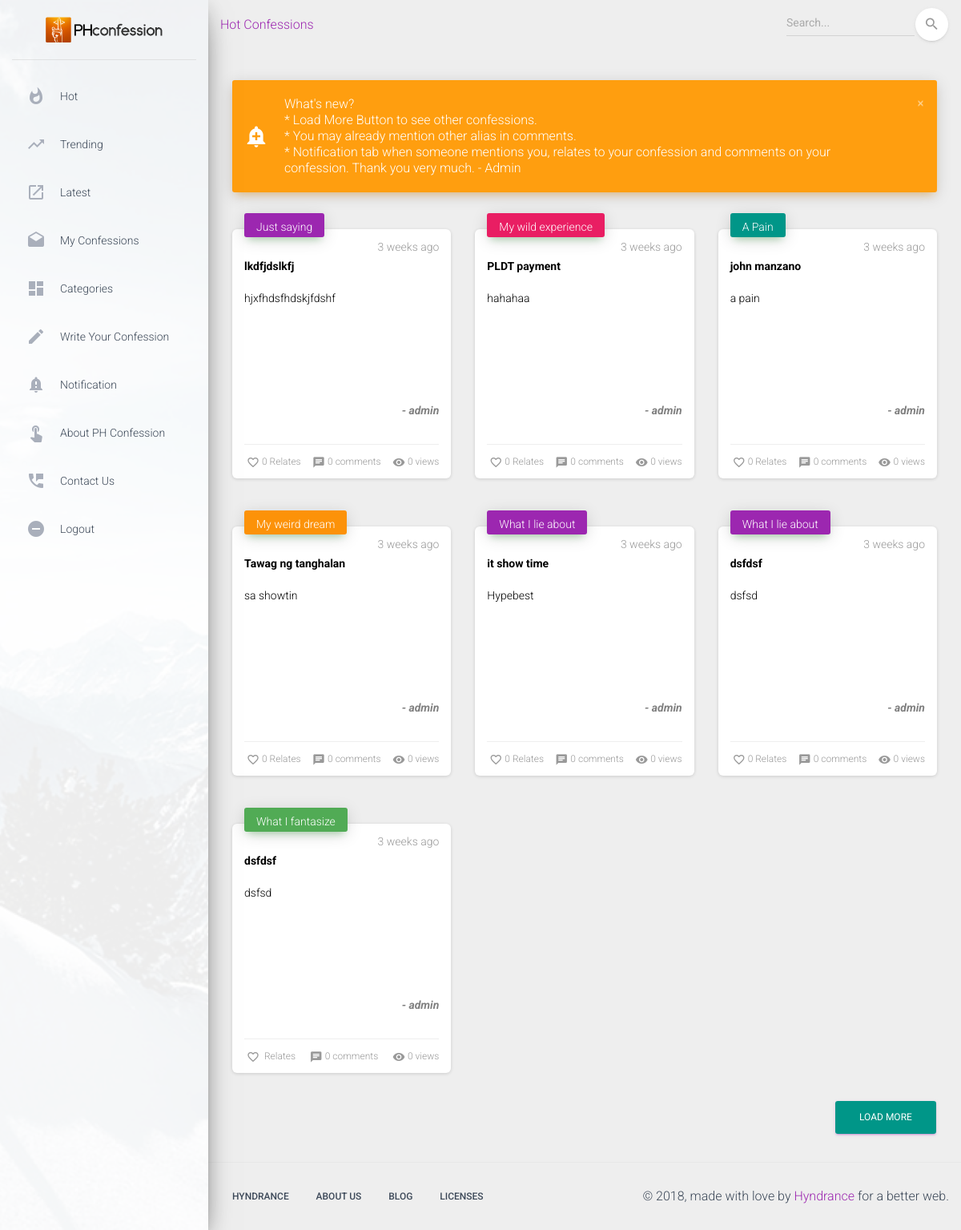
The app's page /index.php (signed in) with its own data.
### tables this page shows
CREATE TABLE `notification` (
  `Id` int(11) NOT NULL AUTO_INCREMENT,
  `recepient` varchar(20) NOT NULL,
  `message` text,
  `confessionId` int(11) NOT NULL,
  `commentId` int(11) NOT NULL,
  `type` varchar(15) DEFAULT NULL,
  `status` varchar(1) DEFAULT NULL,
  `datetime` datetime DEFAULT NULL,
  UNIQUE KEY `Id` (`Id`)
);

CREATE TABLE `confession` (
  `Id` int(11) NOT NULL AUTO_INCREMENT,
  `alias` varchar(50) DEFAULT 'unknown',
  `category` int(11) DEFAULT NULL,
  `title` varchar(100) DEFAULT NULL,
  `message` text,
  `location` varchar(100) DEFAULT NULL,
  `datetime` datetime DEFAULT NULL,
  `view` int(11) DEFAULT '0',
  `lastChange` datetime DEFAULT NULL,
  PRIMARY KEY (`Id`)
);

### config/Models.php (called while the page is built, shortened)
<?php
include "CRUD.php";
include "functions.php";
function confession() {
	$crud = new CRUD;
	$crud->table = "confession";
	return $crud;
}
function comment() {
	$crud = new CRUD;
	$crud->table = "comment";
	return $crud;
}
function relate() {
	$crud = new CRUD;
	$crud->table = "relate";
	return $crud;
}
function notification() {
	$crud = new CRUD;
	$crud->table = "notification";
	return $crud;
}
?>

### config/CRUD.php (called while the page is built, shortened)
<?php
class CRUD {
	var $table;
	function list($query=""){
		$query = $query ? "where " . $query: "";
		$db = Database::connect();
		$pdo = $db->prepare("select * from $this->table $query");
		$pdo->execute();
		$result = $pdo->fetchAll(PDO::FETCH_OBJ);
		return $result;
	}
	function count($query=""){
		$query = $query ? "where " . $query: "";
		$db = Database::connect();
		$pdo = $db->prepare("select * from $this->table $query");
		$pdo->execute();
		return $pdo->rowCount();
	}
}
?>

### index.php (called while the page is built, shortened)
<?php
include_once("config/Models.php");
$view = (isset($_GET['view']) && $_GET['view'] != '') ? $_GET['view'] : '';
switch ($view) {
	default :
		$template	= 'include/template.php';
}
require_once $template;
?>

### config/functions.php (called while the page is built, shortened)
<?php
function category() {
	$cat = array();
	$cat[1] = 'My weird dream';
	$cat[2] = 'What I fantasize';
	$cat[3] = 'First time and unforgettable';
	$cat[4] = 'My guilt';
	$cat[5] = 'What I lie about';
	$cat[6] = 'A Pain';
	$cat[7] = 'What the truth is';
	$cat[8] = 'My wild experience';
	$cat[9] = 'A regret';
	$cat[10] = 'Just saying';
	$cat[11] = 'Joke time';
	$cat[12] = 'Scary AF';
	$cat[13] = '3 AM Thought';
	return $cat;
}
function button_color() {
	$head_color = array();
	$head_color[1] = 'background:#fc9209;color:white;';
	$head_color[2] = 'background:#51ab55;color:white;';
	$head_color[3] = 'background:#e94440;color:white;';
	$head_color[4] = 'background:#0ab3c7;color:white;';
	$head_color[5] = 'background:#9c27b0;color:white;';
	$head_color[6] = 'background:#009688;color:white;';
	$head_color[7] = 'background:#3f51b5;color:white;';
	$head_color[8] = 'background:#e91e63;color:white;';
	$head_color[9] = 'background:#f16695;color:white;';
	$head_color[10] = 'background:#9c27b0;color:white;';
	$head_color[11] = 'background:#0ab3c7;color:white;';
	$head_color[12] = 'background:#e94440;color:white;';
	return $head_color;
}
function timeElapse($datetime, $full = false) {
    $now = new DateTime;
    $ago = new DateTime($datetime);
    $diff = $now->diff($ago);
    $diff->w = floor($diff->d / 7);
    $diff->d -= $diff->w * 7;
    $string = array(
        'y' => 'year',
        'm' => 'month',
        'w' => 'week',
        'd' => 'day',
        'h' => 'hour',
        'i' => 'minute',
        's' => 'second',
    );
    foreach ($string as $k => &$v) {
        if ($diff->$k) {
            $v = $diff->$k . ' ' . $v . ($diff->$k > 1 ? 's' : '');
        } else {
            unset($string[$k]);
        }
    }
    if (!$full) $string = array_slice($string, 0, 1);
    return $string ? implode(', ', $string) . ' ago' : 'just now';
}
?>

### pages/hot.php (the view, shortened to what this page needs)
<?php
    $alias = $_SESSION['alias_session'];
    $c = (isset($_GET['c']) && $_GET['c'] != '') ? 'and category="' . $_GET['c'] .'"' : '';
    $s = (isset($_GET['s']) && $_GET['s'] != '') ? 'and (title like "%' . $_GET['s'] .'%" or alias like "%' . $_GET['s'] .'%" or message like "%' . $_GET['s'] .'%")' : '';
    $category_name = category();
    $head_color = button_color();
?>
<?php
 foreach(confession()->list("Id!=0 $c $s order by lastChange desc") as $row) {
  $limitMessage = strlen($row->message) > 200 ? substr($row->message,0,200)."..." : $row->message;
?>
  <span class="col-lg-4 col-md-6 col-sm-6" id="your_div">
      <div class="card card-stats">
          <div class="card-header card-header-success card-header-icon"
              onclick="location.href='process.php?action=view&id=<?=$row->Id;?>'">
              <div class="card-icon" style="height:10px; <?=$head_color[$row->category];?>">
                  <div style="margin-top:-10px;"><?=$category_name[$row->category];?></div>
              </div>
              <p class="card-category"><?=timeElapse($row->datetime);?></p>
              <div style="height:180px;">
                <p style="color:black;text-align:justify;font-weight:bold;"><?=$row->title;?></p>
                <p style="color:black;text-align:justify;">
                    <?=$limitMessage;?>
                </p>
              </div>
              <div style="height:40px;">
                <div style="color:gray;font-weight:bold;font-style:italic;">- <?=$row->alias;?></div>
              </div>
          </div>
          <div class="card-footer">
              <?php if (relate()->count("cId=$row->Id and alias='$alias'") == 0) {?>
                <div class="stats" id="onclick_<?=$row->Id;?>" onclick="relateFun_<?=$row->Id;?>()">
                      <i class="material-icons" id="icon_<?=$row->Id;?>">favorite_border</i>
                      <span id="relate_<?=$row->Id;?>"><?=relate()->count("cId=$row->Id");?> </span>&nbsp;Relates
                  </div>
              <?php } ?>
              <div class="stats" onclick="location.href='index.php?view=display&id=<?=$row->Id?>#comment'">
                  <i class="material-icons">chat</i>
                  <?=comment()->count("cId=$row->Id");?> comments
              </div>
              <div class="stats">
                  <i class="material-icons">visibility</i>
                  <?=$row->view;?> views
              </div>
          </div>
      </div>
  </span>
<?php }
?>
<div class="col-lg-12 col-md-6 col-sm-6" id="your_div">
  <a href="#" id="loadMore" class="btn btn-primary pull-right" style="<?=button_color()[6]?>">Load More</a>
</div>

### include/message.php (shortened to what this page needs)
<?php  if (isset($_SESSION['close_notif']) && ($_SESSION['close_notif'] = $_SESSION['alias_session']) ) {} else {?>
<?php foreach(notification()->list("status=1 and recepient='notification'") as $row) {?>
  <div class="alert alert-<?=$row->type;?> alert-with-icon" data-notify="container">
      <i class="material-icons" data-notify="icon">add_alert</i>
      <button type="button" class="close" data-dismiss="alert" aria-label="Close" onclick="close_notif();">
          <i class="material-icons">close</i>
      </button>
      <span data-notify="message"><?=$row->message;?></span>
  </div>
<?php } }?>

### pages/hot.php (style rules this page uses)
span { display:none; }
span.display { display: inline-block; }

### records on screen
notification: message "What's new? * Load More Button to see other confessions. * You may already mention other alias in comments. * Notification tab when someone mentions you, relates to your confession and comments on your confession. Thank you very much. - Admin"
confession: category "Just saying", datetime "3 weeks ago", title "lkdfjdslkfj", message "hjxfhdsfhdskjfdshf", alias "admin", Id "0", view "0"
confession: category "My wild experience", datetime "3 weeks ago", title "PLDT payment", message "hahahaa", alias "admin", Id "0", view "0"
confession: category "A Pain", datetime "3 weeks ago", title "john manzano", message "a pain", alias "admin", Id "0", view "0"
confession: category "My weird dream", datetime "3 weeks ago", title "Tawag ng tanghalan", message "sa showtin", alias "admin", Id "0", view "0"
confession: category "What I lie about", datetime "3 weeks ago", title "it show time", message "Hypebest", alias "admin", Id "0", view "0"
confession: category "What I lie about", datetime "3 weeks ago", title "dsfdsf", message "dsfsd", alias "admin", Id "0", view "0"
confession: category "What I fantasize", datetime "3 weeks ago", title "dsfdsf", message "dsfsd", alias "admin", Id "0", view "0"

### other values on screen
$title "Hot Confessions"
